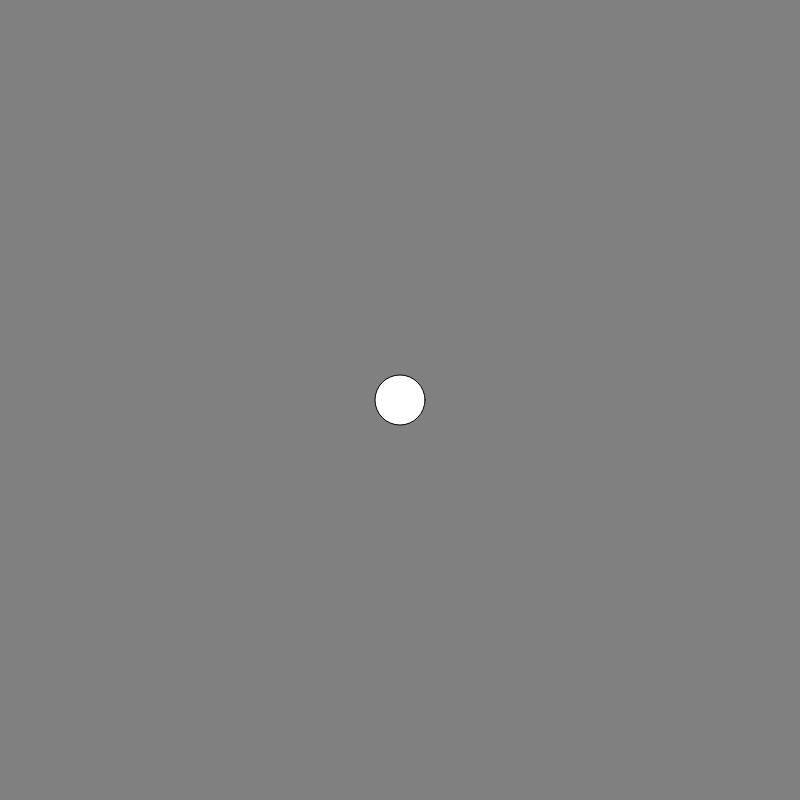
Frame 1 (no input)
Frame 60 (no input): identical to frame 1, image omitted
Frame 120 (the mouse pressed at the canvas centre since frame 60): identical to frame 1, image omitted

The p5.js sketch that drew this single still picture (run headless with seeded random() and noise() and a simulated clock; from frame 60 on, the mouse is pressed at the canvas centre):

// p5.js sketch
// ── sketch.js
let x;
let y;

function setup() {
  // put setup code here
  createCanvas(800, 800);
  clear();
  background(128);
  x = width / 2;
  y = height / 2;

}

function draw() {
  // put drawing code here
  clear();
  background(128);
  circle(x, y, 50);
}
